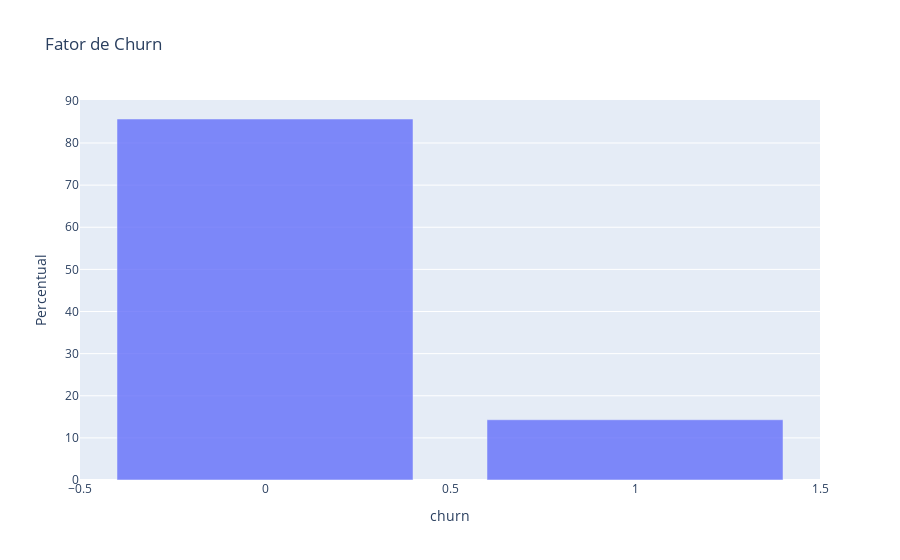

Source (notebook cell):
### Code cell
# Distribuição da variável target em percentual

fig = px.bar(df_employees['churn'].value_counts() / len(df_employees) * 100,
             title='Fator de Churn',
             labels={'index': 'Churn', 'value': 'Percentual'},
             opacity=0.8,
             )
fig.update_layout(showlegend=False)
fig.show()

### Figure 1 — Plotly figure (JSON) as saved in the notebook; plotly's stock layout.template omitted (floating-point values rounded to 4 significant figures)
{"data": [{"alignmentgroup": "True", "hovertemplate": "variable=count<br>churn=%{x}<br>Percentual=%{y}<extra></extra>", "legendgroup": "count", "marker": {"color": "#636efa", "opacity": 0.8, "pattern": {"shape": ""}}, "name": "count", "offsetgroup": "count", "orientation": "v", "showlegend": true, "textposition": "auto", "type": "bar", "x": [0, 1], "xaxis": "x", "y": [85.7, 14.3], "yaxis": "y"}], "layout": {"barmode": "relative", "legend": {"title": {"text": "variable"}, "tracegroupgap": 0}, "showlegend": false, "title": {"text": "Fator de Churn"}, "xaxis": {"anchor": "y", "domain": [0, 1], "title": {"text": "churn"}}, "yaxis": {"anchor": "x", "domain": [0, 1], "title": {"text": "Percentual"}}}}
